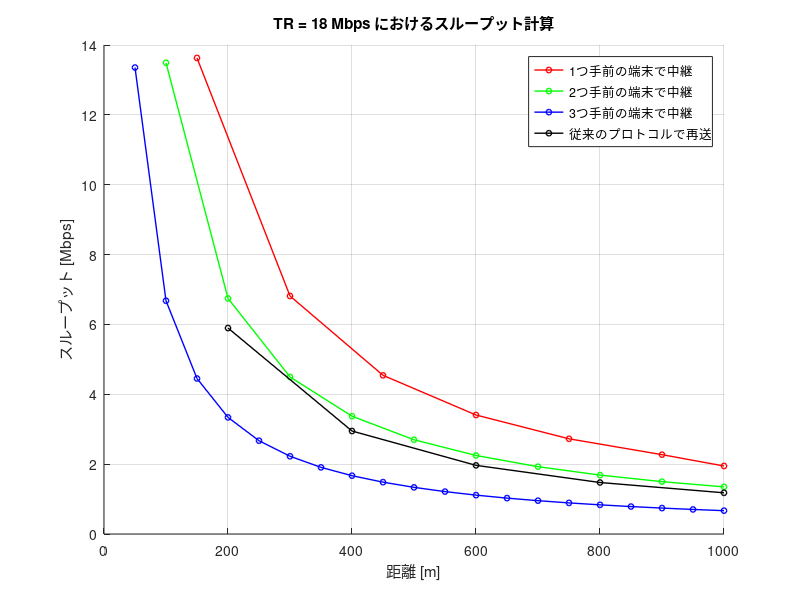

Write the MATLAB code that produced this figure.
%従来のプロトコル(18Mbps→12Mbps)で再送したときと中継し伝送したときのスループットの比較
clear;
Rmin = [-82, -81, -79, -77, -74, -70, -66, -65]; % 最小受信感度 [dBm]
TR = [6, 9, 12, 18, 24, 36, 48, 54]; % 伝送レート [Mbps]
databit = [24, 36, 48, 72, 96, 144, 192, 216]; % OFDMシンボルごとのデータビット[bit]

Tp = 10; % 送信電力 [dBm]
f = 2.4 * 10^9; % 周波数 [Hz]
c = 3 * 10^8; % 光速 [m/s]

PLCP_pre = 16; % PLCPプリアンブル[μs]
PLCPhead_sig = 1; % PLCPヘッダ（シグナル）[μs]
PLCPhead_ser = 16; % PLCPヘッダ（サービス）[μs]
ACK = 80; % 802.11ACKフレーム[bit]
MAC = 192; % 802.11MACヘッダ[bit]
LLC = 64; % LLCヘッダ[bit]
packet = 12000; % IPパケット長[bit]
FCS = 32; % FCS[bit]
tail = 6; % テイルビット[bit]
SIFS = 10; % [μs]
DIFS = 34; % [μs]
backoff = 101.5; % 平均バックオフ制御時間 [μs]
slottime = 9; % ショートスロットタイム[μs]

max_distance = 1000; % 最大距離 [m]
N_max = 20; % 最大端末数

ACK_t=zeros(size(Rmin));%ACKフレーム[μs]
data_t=zeros(size(Rmin));%データフレーム[μs]
d_max=zeros(size(Rmin));%各伝送レートでの最大送信距離(50mごと)[m]
N_skip=zeros(size(Rmin));%各伝送レートでのスルー出来る最大の端末数

for i = 1:length(Rmin)
    Rmin_current = Rmin(i);
    TR_current = TR(i);
    databit_current = databit(i);
    
    % 最大伝送距離の計算
    Lfs = Tp - Rmin_current; % 距離減衰 [dB]
    d_max(i) = floor(((10^(Lfs / 20)) * c) / (4 * pi * f) / 50) * 50; % 最大伝送距離 [m]
    N_skip(i) = d_max(i) / 50;
    % フレームの計算
    ACK_t(i) = PLCP_pre + (PLCPhead_sig + ceil((PLCPhead_ser + ACK + FCS + tail) / databit_current)) * 4;
    data_t (i)= PLCP_pre + (PLCPhead_sig + ceil((PLCPhead_ser + MAC + LLC + packet + FCS + tail) / databit_current)) * 4;
end

% 条件1: スループット計算 (条件ごとのスループット)
conditions = [1, 2, 3]; % 各条件での変更量
colors = ['r', 'g', 'b'];

figure;
hold on;
for cond_idx = 1:length(conditions)
    
    N = 0;
    
    total_tt = 0;
    j = 1;

    while N <= N_max
        N = N + N_skip(4);
        total_tt = total_tt + (ACK_t(4) + data_t (4)+ SIFS + backoff); % トータル時間
        N = N - conditions(cond_idx); % 条件ごとの端末減少
        total_tt = total_tt + conditions(cond_idx) * slottime +  ACK_t(4); % 通信成功

        if N >= N_max
            throughput_cond(j) = packet / total_tt; % スループット [Mbps]
            N_succsess_cond(j) = N_max * 50; % 距離[m]を記録
            break;
        end

        throughput_cond(j) = packet / total_tt; % スループット [Mbps]
        N_succsess_cond(j) = N * 50; % 距離[m]を記録
        j = j + 1;
    end

    % プロット
    plot(N_succsess_cond, throughput_cond, '-o', 'Color', colors(cond_idx), 'LineWidth', 1, 'MarkerSize', 4, 'DisplayName', sprintf('%dつ手前の端末で中継', cond_idx));
end

% 条件2: スループット計算 (固定距離リスト)
if mod(max_distance, d_max(4)) == 0
    distances = d_max(4):d_max(4):max_distance; 
else
    distances = [d_max(4):d_max(4):max_distance max_distance];
end

throughput_fixed = zeros(size(distances));
for j = 1:length(distances)
    D = distances(j);
    total_tt = (ACK_t(4) + data_t(4) + SIFS + backoff) * (D / d_max(4)) +(ACK_t(3) + data_t(3) + SIFS + backoff) * (D / d_max(4)) ; %最初18Mbpsで送信し再送は12Mbps
    throughput_fixed(j) = packet / total_tt; % スループット [Mbps]
end

% プロット (固定距離リスト)
plot(distances, throughput_fixed, '-o', 'Color', 'k', 'LineWidth', 1, 'MarkerSize', 4, 'DisplayName', '従来のプロトコルで再送');

xlabel('距離 [m]');
ylabel('スループット [Mbps]');
title('TR = 18 Mbps におけるスループット計算');
legend('show');
grid on;
hold off;
